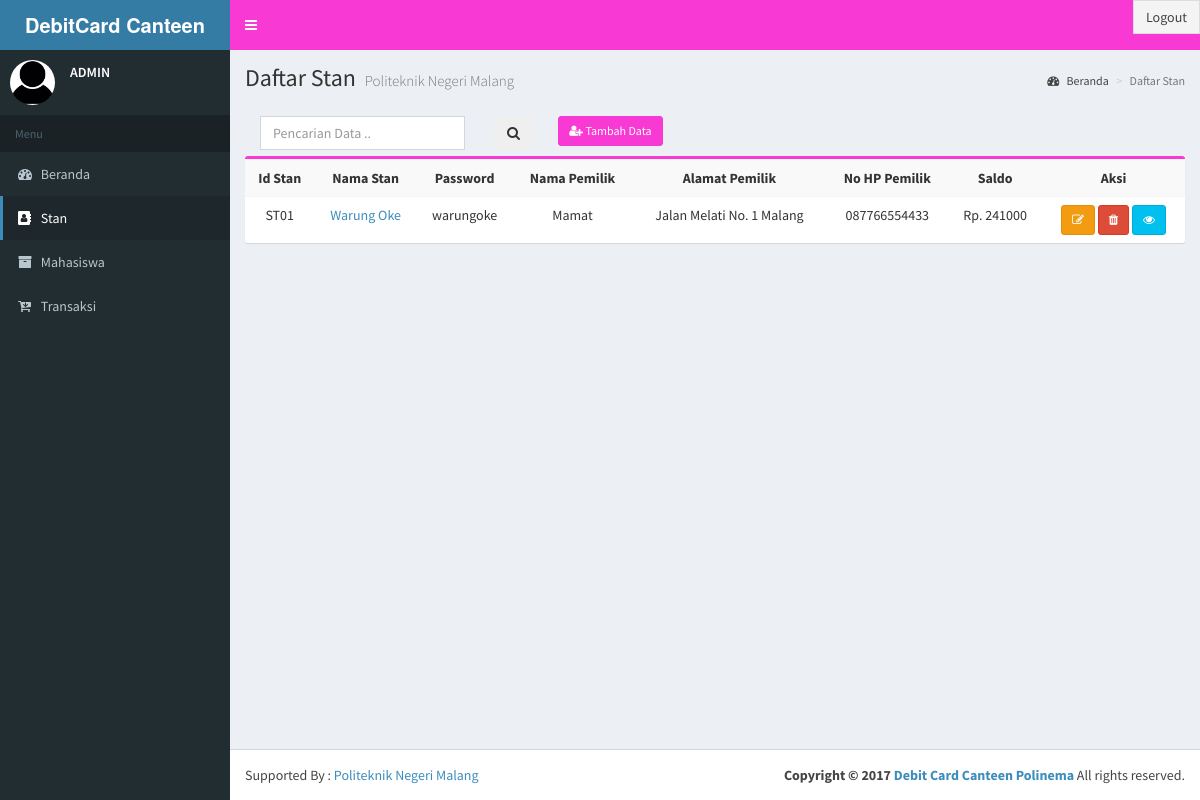
Page /adm_stan.php (signed in) on the committed database.
### tables this page shows
CREATE TABLE `stan` (
  `id_stan` varchar(15) NOT NULL,
  `nama_stan` varchar(20) NOT NULL,
  `password` varchar(15) NOT NULL,
  `nama_pemilik` varchar(25) NOT NULL,
  `foto` varchar(100) NOT NULL,
  `alamat_pemilik` varchar(30) NOT NULL,
  `no_hp_pemilik` varchar(12) NOT NULL,
  `saldo` int(10) NOT NULL
);

### Library.php (called while the page is built, shortened)
<?php
class Library
{
	private $db;
	private $host = DB_HOST;
	private $user = DB_USER;
	private $pass = DB_PASS;
	private $dbname = DB_NAME;
	function koneksi(){
		$this->db = new mysqli($this->host, $this->user, $this->pass, $this->dbname);
		return $this->db;
	}
	function tampilData($table){
		$query = $this->db->query("SELECT * FROM $table");
		if ($query->num_rows > 0) {
			while ($row = mysqli_fetch_array($query)) {
				$data[] = $row;
			}
			return $data;
		}
		else{
			die();
		}
		return $data;
	}
}
?>

### adm_stan.php (the view, shortened to what this page needs)
<!DOCTYPE html>
<html>
<head>
  <link rel="stylesheet" href="css/bootstrap.min.css">
  <link rel="stylesheet" href="font-awesome/css/font-awesome.min.css">
  <link rel="stylesheet" href="dist/css/AdminLTE.min.css">
  <link rel="stylesheet" href="dist/css/skins/skin-blue.min.css">
</head>
<body class="hold-transition skin-blue sidebar-mini">
<?php
include_once 'Library.php';
$db = new Library();
?>
<div class="wrapper">
  <header class="main-header">
    <a href="" class="logo">
        <span class="logo-lg"><b>DebitCard Canteen Polinema</b></span>
      </a>
    <nav class="navbar navbar-static-top" role="navigation">
      <a href="#" class="sidebar-toggle" data-toggle="offcanvas" role="button">
      </a>
      <div class="navbar-custom-menu">
        <ul class="nav navbar-nav">
              <li class="user-footer">
                <div class="pull-right">
                  <a href="logout.php" class="btn btn-default btn-flat">Logout</a>
                </div>
              </li>
            </ul>
      </div>
    </nav>
  </header>
  <aside class="main-sidebar">
    <section class="sidebar">
      <div class="user-panel">
        <div class="pull-left image">
          <img src="images/adm/user.jpg" class="img-circle" >
        </div>
        <div class="pull-left info">
          <p>ADMIN</p>
        </div>
      </div>
      <ul class="sidebar-menu">
        <li class="header">Menu</li>
        <li><a href="admin.php"><i class="fa fa-dashboard"></i> <span>Beranda</span></a></li>
        <li class="active"><a href="adm_stan.php"><i class="fa fa-address-book"></i> <span>Stan</span></a></li>
        <li><a href="adm_mhs.php"><i class="fa fa-archive"></i> <span>Mahasiswa</span></a></li>
        <li><a href="trans.php"><i class="fa fa-cart-arrow-down"></i> <span>Transaksi</span></a></li>
      </ul>
    </section>
  </aside>
  <div class="content-wrapper">
    <section class="content-header">
      <h1>
        Daftar Stan
        <small>Politeknik Negeri Malang</small>
      </h1>
      <ol class="breadcrumb">
        <li><a href="admin.php"><i class="fa fa-dashboard"></i> Beranda </a></li>
        <li class="active">Daftar Stan</li>
      </ol>
    </section>
    <section class="content">
      <div class="row">
        <div class="col-xs-12">
    	<h4>
		<form method="post">
			<a href="adm_stan_tambah.php" class="btn btn-primary btn-sm"><i class="fa fa-user-plus"></i>  Tambah Data</a>
			        <div class="col-sm-3">
          	   <input type="text" name="cari" class="form-control" placeholder="Pencarian Data ..">
               </div>
               <div class="col-sm-1">
                <span class="input-group-btn">
                <button type="submit" name="pencarian" id="search-btn" class="btn btn-flat"><i class="fa fa-search"></i>
                </button>
              </span>
              </div>
		</form>
		</h4>
	<div class="box box-primary">
	<table class="table table-striped table-hover text-center">
	<tr>
		<th>Id Stan</th>
		<th>Nama Stan</th>
		<th>Password</th>
		<th>Nama Pemilik</th>
		<th>Alamat Pemilik</th>
		<th>No HP Pemilik</th>
		<th>Saldo</th>
		<th>Aksi</th>
	</tr>
	<?php
	if (isset($_POST['pencarian'])) {
		$arrayData = $db->pencarianStan($_POST['cari']);
	}
	else{
		$arrayData = $db->tampilData('stan');
	}
	foreach ($arrayData as $data){
	?>
	<tr>
		<td><?php echo $data['id_stan']; ?></td>
		<td><a href="adm_stan_detail.php?id_stan=<?php echo $data['id_stan']; ?>"><?php echo $data['nama_stan']; ?></a></td>
		<td><?php echo $data['password']; ?></td>
		<td><?php echo $data['nama_pemilik']; ?></td>
		<td><?php echo $data['alamat_pemilik']; ?></td>
		<td><?php echo $data['no_hp_pemilik']; ?></td>
		<td>Rp. <?php echo $data['saldo']; ?></td>
		<td>
			<a href="adm_stan_edit.php?id_stan=<?php echo $data['id_stan']; ?>#update" title="Edit Data" class="btn btn-warning btn-sm"><i class="fa fa-edit"></i></a>
          	<a href="delete.php?id_stan=<?php echo $data['id_stan']; ?>" title="Hapus Data" class="btn btn-danger btn-sm"><i class="fa fa-trash"></i></a>
          	<a href="adm_stan_trans.php?id_stan=<?php echo $data['id_stan']; ?>" title="Informasi Transaksi" class="btn btn-info btn-sm"><i class="fa fa-eye"></i></a>
		</td>
	</tr>
	<?php } ?>
		</table>
      	</div>
    	 </div>
        </div>
    </section>
  </div>
  <footer class="main-footer">
    <div class="pull-right">
       <strong>Copyright &copy; 2017 <a href="#">Debit Card Canteen Polinema</a></strong> All rights reserved.
    </div>
   Supported By : <a href="http://www.polinema.ac.id">Politeknik Negeri Malang</a>
  </footer>
</body>
</html>

### rows in the picture
stan: id_stan "ST01", nama_stan "Warung Oke", password "warungoke", nama_pemilik "Mamat", alamat_pemilik "Jalan Melati No. 1 Malang", no_hp_pemilik "087766554433", saldo "241000"
